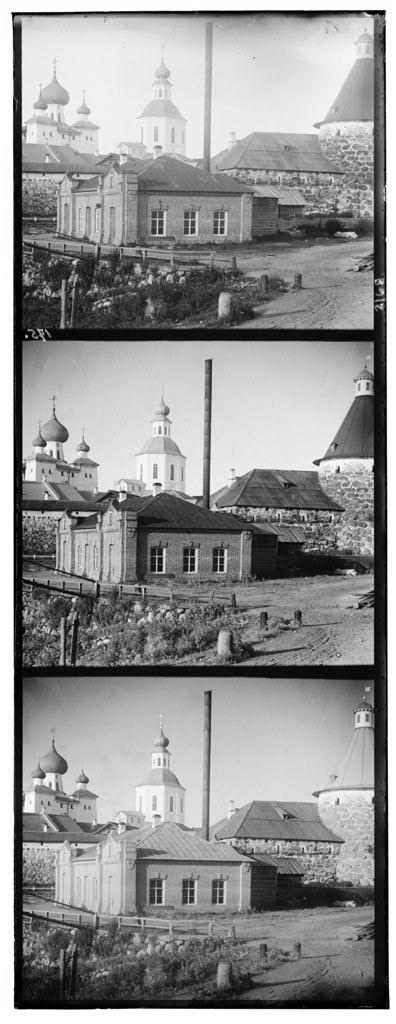
#> input picture tasks/task1/00351v.jpg, 396 x 1024 px
$ jupyter execute 00351v_task.ipynb   (shell and % lines are left out)
#> lines starting #> are read from the running program, lines starting #| are printed output that depends on the picture
[cell 1]
import cv2 as cv
from matplotlib import pyplot as plt
import numpy as np

[cell 2]
filename ="00351v.jpg"

img = cv.imread(filename, cv.IMREAD_GRAYSCALE)
#> img is the input picture: shape (1024, 396); min 0, max 255, mean 146.8
plt.imshow(img, cmap='gray')

[cell 3]
h,w = img.shape
#> h = 1024; w = 396
h = int(h/3)
#> h = 341

b = img[0:h,:]
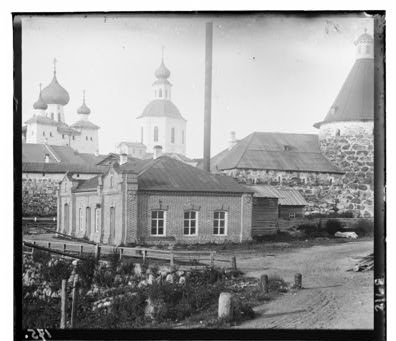
#> b: shape (341, 396); min 0, max 255, mean 155.8
g = img[h:2*h,:]
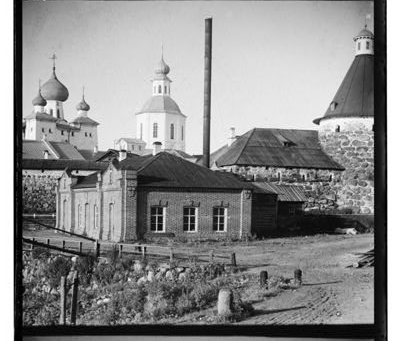
#> g: shape (341, 396); min 0, max 255, mean 139.5
r = img[2*h:3*h,:]
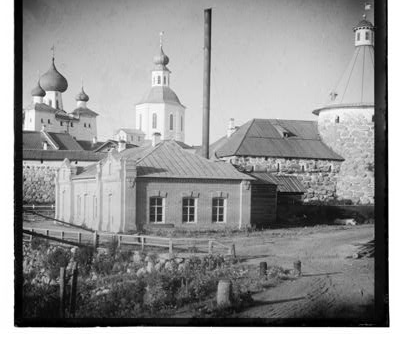
#> r: shape (341, 396); min 0, max 255, mean 144.9

plt.subplot(1,3,1)
plt.imshow(b[150:250,100:200], cmap="gray")

plt.subplot(1,3,2)
plt.imshow(g[150:250,100:200], cmap="gray")

plt.subplot(1,3,3)
plt.imshow(r[150:250,100:200], cmap="gray")
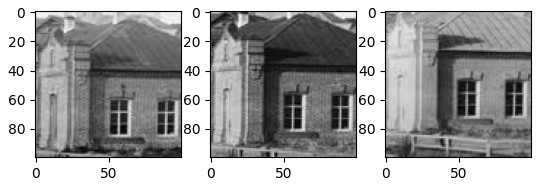
#> figure drawn by matplotlib, 3 panels

[cell 4]
k=np.zeros((5,5))
k[0,2]=1
g_ = cv.filter2D(g, cv.CV_8U, k)
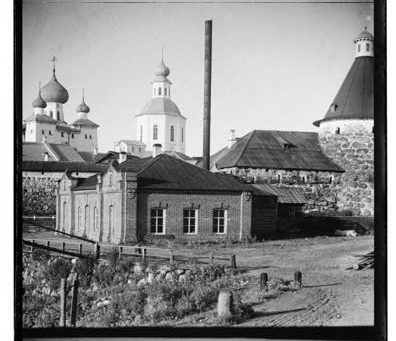
#> g_: shape (341, 396); min 0, max 255, mean 139.7
g_ = cv.filter2D(g, cv.CV_8U, k)
r_ = cv.filter2D(r, cv.CV_8U,k)
r_ = cv.filter2D(r_, cv.CV_8U,k)
r_ = cv.filter2D(r_, cv.CV_8U,k)
r_ = cv.filter2D(r_, cv.CV_8U,k)
r_ = cv.filter2D(r_, cv.CV_8U,k)
r_ = cv.filter2D(r_, cv.CV_8U,k)
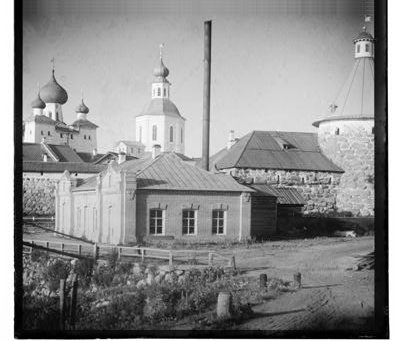
#> r_: shape (341, 396); min 0, max 255, mean 140.4

k=np.zeros((5,5))
k[2,0]=1
r_ = cv.filter2D(r_, cv.CV_8U,k)
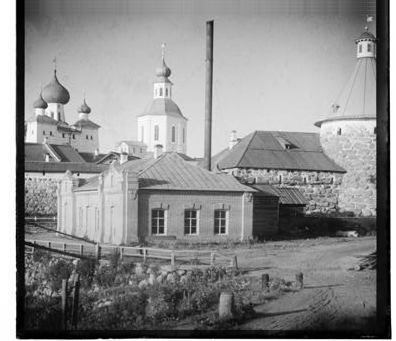
#> r_: shape (341, 396); min 0, max 255, mean 140.4

plt.subplot(1,3,1)
plt.imshow(b[150:250,100:200],cmap="gray")
plt.subplot(1,3,2)
plt.imshow(g_[150:250,100:200],cmap="gray")
plt.subplot(1,3,3)
plt.imshow(r_[150:250,100:200],cmap="gray")
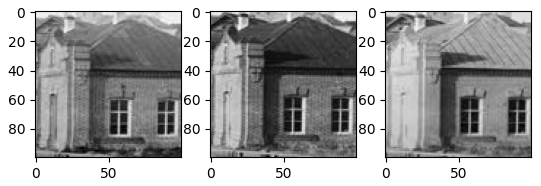
#> figure drawn by matplotlib, 3 panels

[cell 5]
stacked = np.dstack((b,g_,r_))
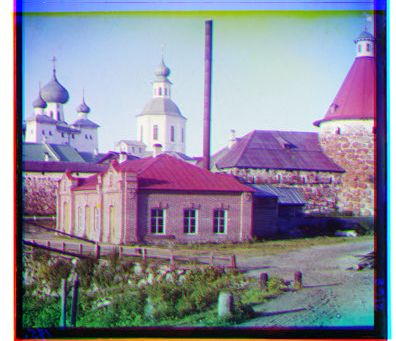
#> stacked: shape (341, 396, 3); mean of channels 0, 1, 2 155.8, 139.7, 140.4; drawn as B, G, R
plt.imshow(cv.cvtColor(stacked, cv.COLOR_BGR2RGB))

[cell 6]
stacked = np.dstack((b,g_,r_))
plt.imshow(cv.cvtColor(stacked[150:250,100:200], cv.COLOR_BGR2RGB))
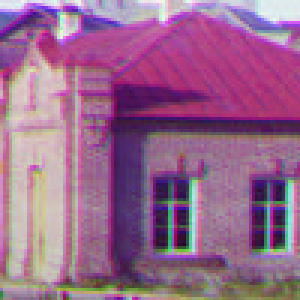
#> shown: shape (100, 100, 3) (shown 3 times larger); mean R, G, B 151.8, 104, 140.4

$ run again, with tasks/task1/00153v.jpg copied over tasks/task1/00351v.jpg
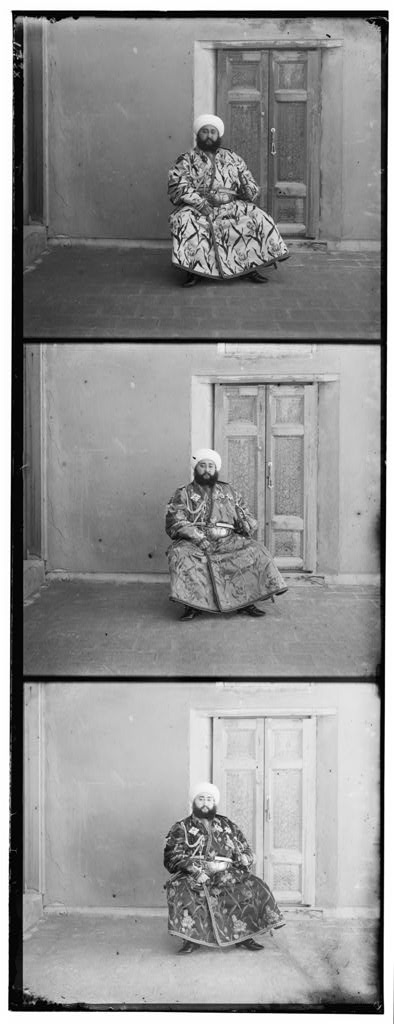
#> input picture tasks/task1/00153v.jpg, 394 x 1024 px
#> img is the input picture: shape (1024, 394); min 0, max 255, mean 145.2
#> `[cell 6] stacked = np.dstack((b,g_,r_)) plt.imshow(cv.cvtColor(stacked..`:
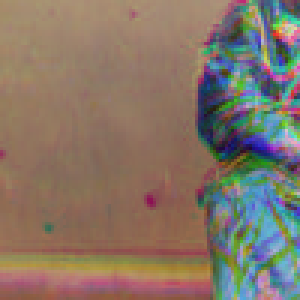
#> shown: shape (100, 100, 3) (shown 3 times larger); mean R, G, B 133.3, 117, 103.1
